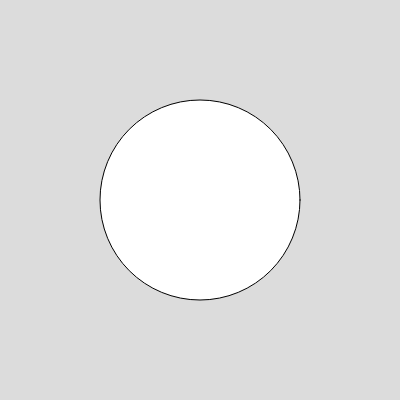
Frame 1 (no input)
Frame 60 (no input): identical to frame 1, image omitted
Frame 120 (the mouse pressed at the canvas centre since frame 60): identical to frame 1, image omitted

The p5.js sketch that drew this single still picture (run headless with seeded random() and noise() and a simulated clock; from frame 60 on, the mouse is pressed at the canvas centre):

// p5.js sketch
// ── sketch.js
let bg;
let bgi;
let maskLayer;

function setup() {
  createCanvas(400, 400);
  bg = createGraphics(width, height);
  maskLayer = createGraphics(width, height);
  bgi = createImage(width, height);

  makeBg();
  makeMask();
}

function draw() {
  background(220);
  fill(22);
  // plane(width, height);
  bgi.mask(maskLayer)
  // image(bgi, 0,0);
  image(maskLayer,0,0)
}

function makeBg() {
  for (let i = 0; i < height; i++) {
    let d = dist(0, i, 0, height / 2);
    let h = map(d, 0, height / 2, 255, 0);
    bg.stroke(0, h, 255);
    bg.line(0, i, width, i);
  }

  bgi.set(0, 0, bg);
}

function makeMask() {
  maskLayer.fill(255);
  maskLayer.circle(width / 2, height / 2, 200);
}
